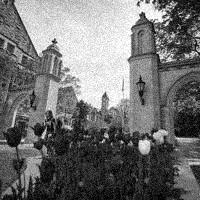
#> input picture data/sgx_train.jpg, 200 x 200 px
$ python image_denoising.py   (older library calls are emulated)
#> lines starting #> are read from the running program, lines starting #| are printed output that depends on the picture
import numpy as np
import matplotlib.pyplot as plt
import scipy.misc
import os

def logistic(x):
    """
    Takes a data point
    and returns its logistic function value
    """
    return 1 / (1 + (1 / np.exp(x)))


def d_logistic(x):
    """
    Takes a data point
    and returns the differentiated logistic function value
    """
    return logistic(x) * (1 - logistic(x))


def process_image(image, f_size, f_values,  p_size, p_values):
    """
    Takes image, filter size, filter values, patch size and patch values as arguments
    and returns vectorized patch concatenating the column vectors horizontally
    where patches are collected from the top-left corner to the
    bottom-right corner of your input image by shifting it by one pixel each
    time
    """
    patched_image = np.zeros((f_values, p_values))
    val = 0
    for i in range(0, p_size):
        for j in range(0, p_size):
            patch = np.reshape(np.array(image[i : i + f_size, j : j + f_size]), \
                               (f_values,1))
            patched_image[:, val:(val+1)] = patch
            val = val + 1
    return patched_image


def set_parameters(f_size, image_shape):
    """
    Takes filter_size and image shape
    and returns total filter value, patch size and total patch values
    """
    filter_value = f_size * f_size
    patch_size = image_shape - filter_size + 1
    patch_value = patch_size * patch_size
    return filter_value, patch_size, patch_value


def init_filter(f_values, f_type):
    """
    Takes filter size and filter type
    and initializes the filter according to the tpye
    """
    if f_type == "zero":
        f = np.zeros((f_values, 1))
    else:
        f = np.random.rand(f_values, 1)
    return f


def gradient_descent(f, sgx_train_shape, sg_train, p_size, ro, iter):
    """
    Takes initialized filter, clean image, nosiy version of clean image
    patch size, learning rate as parameters
    and using gradient descent return a new filter and errors
    """
    p_value = p_size * p_size
    sg_train_ = sg_train[0:p_size, 0:p_size]
    sg_train_shape = np.reshape(sg_train_, (1, p_value))
    gd_errors = np.zeros(iter)
    for i in range(iter):
        ftx = np.dot(np.transpose(f), sgx_train_shape)
        err = sg_train_shape - logistic(ftx)
        gd_errors[i] = ((np.dot(err, np.transpose(err))) / p_value)
        val = err * d_logistic(ftx)
        dedf = - 2 * np.dot(sgx_train_shape, val.transpose()) / p_value
        nabala_f = -dedf
        f = f + ro * nabala_f
    return f, gd_errors


def plot_image(image, title):
    """
    Takes image and title
    and displays them
    """
    plt.grid(False)
    plt.imshow(image, cmap='gray')
    plt.title(title)
    plt.show()


def denoise_image(n_filter, p_size, noisy_image):
    """
    Takes filter, patch size and noisy image as arguments
    and return a image after applying that filter
    """
    denoise_img = np.dot(np.transpose(n_filter), noisy_image)
    reshaped_denoise_image = np.reshape(denoise_img, (p_size, p_size))
    return reshaped_denoise_image


if __name__ == "__main__":
    # Read the normalized data

    sgx_train = scipy.misc.imread("data/sgx_train.jpg") / 255
#> sgx_train: shape (200, 200) float64; min 0, max 1, mean 0.447
    sg_train = scipy.misc.imread("data/sg_train.jpg") / 255
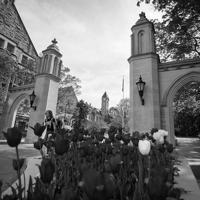
#> input picture data/sg_train.jpg, 200 x 200 px
#> sg_train: shape (200, 200) float64; min 0, max 1, mean 0.449
    sgx_test = scipy.misc.imread("data/sgx_test.jpg") / 255
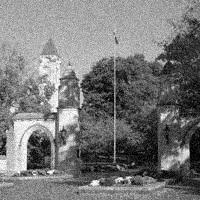
#> input picture data/sgx_test.jpg, 200 x 200 px
#> sgx_test: shape (200, 200) float64; min 0, max 1, mean 0.471

    # Plot the data

    plot_image(sgx_train, "Input training noisy Image")
    plot_image(sg_train, "Clean Image")
    plot_image(sgx_test, "Test Image")

    # Set filter size, learning rate  and number of iterations
    filter_size = 3
    learning_rate = 0.01
    iterations = 10000
    filter_type = "random"

    # Get other parameters according to filter size
    filter_values, patch_size, patch_values = set_parameters(filter_size, sgx_train.shape[0])
#> filter_values = 9; patch_size = 198; patch_values = 39204

    # Initialize the filter
    f = init_filter(filter_values, filter_type)

    # Prepare the training and test data
    sgx_train_patched = process_image(sgx_train, filter_size, filter_values, patch_size, patch_values)
    sgx_test_patched = process_image(sgx_test, filter_size, filter_values, patch_size, patch_values)
    # f = np.zeros((9,1))

    # Applying gradient descent
    new_filter, errors = gradient_descent(f, sgx_train_patched, sg_train, patch_size, learning_rate, iterations)
#> in gradient_descent, `sg_train_ = sg_train[0:p_size, 0:p_size]`:
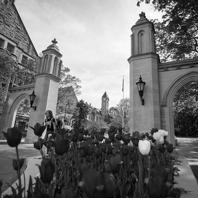
#> sg_train_: shape (198, 198) float64; min 0, max 1, mean 0.454
#> the loop in gradient_descent, `for i in range(iter):` made 10000 passes
#> f on pass 13: [0.546, 0.712, 0.6, 0.542, 0.421, 0.643, 0.434, 0.889, 0.96]
#> after the loop in gradient_descent, `for i in range(iter):`: f = [0.273, 0.242, -0.0658, 0.126, -0.112, -0.0399, -0.124, 0.244, 0.217]; gd_errors = 10000 values, max 0.209 at index 0, min 0.0746 at index 9999, mean 0.0877
#> new_filter has the same summary as f in gradient_descent; errors has the same summary as gd_errors in gradient_descent

    # Get denoise image
    denoise_sgx_train = denoise_image(new_filter, patch_size, sgx_train_patched)
#> in denoise_image, `reshaped_denoise_image = np.reshape(denoise_img, (p_size, p_size))`:
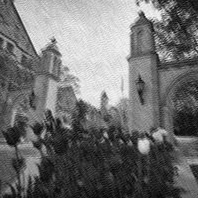
#> reshaped_denoise_image: shape (198, 198) float64; min -0.0219, max 0.799, mean 0.342; drawn with min black and max white
    denoise_sgx_test = denoise_image(new_filter, patch_size, sgx_test_patched)
#> call 2 of denoise_image, with n_filter = array of shape (9, 1), p_size = 198, noisy_image = array of shape (9, 39204)
#> in denoise_image (call 2), `reshaped_denoise_image = np.reshape(denoise_img, (p_size, p_size))`:
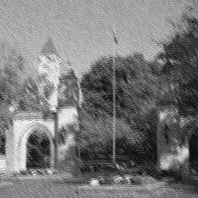
#> reshaped_denoise_image: shape (198, 198) float64; min -0.0233, max 0.779, mean 0.358; drawn with min black and max white
    if not os.path.exists("gradient_descent_output"):
        os.makedirs("gradient_descent_output")
    scipy.misc.imsave('gradient_descent_output/denoise_train.jpg', denoise_sgx_train)
    scipy.misc.imsave('gradient_descent_output/denoise_test.jpg', denoise_sgx_test)

    # Disply the denoise image
    plot_image(denoise_sgx_train, "Denoise training Image")
    plot_image(denoise_sgx_test, "Denoise test Image")
    #plt.im
    # Display errors
    plt.plot(errors)
    plt.show()
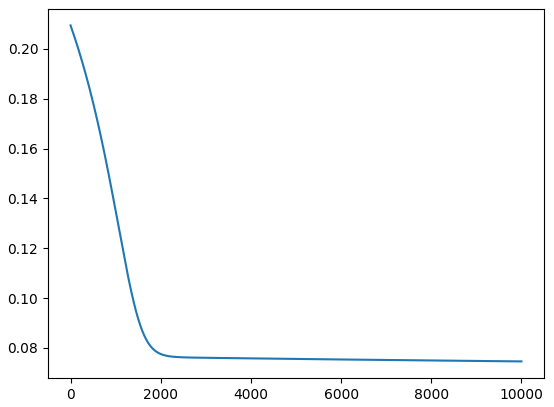
#> figure drawn by matplotlib, 1 panel; curve peaks at x = 0, y = 0.209
